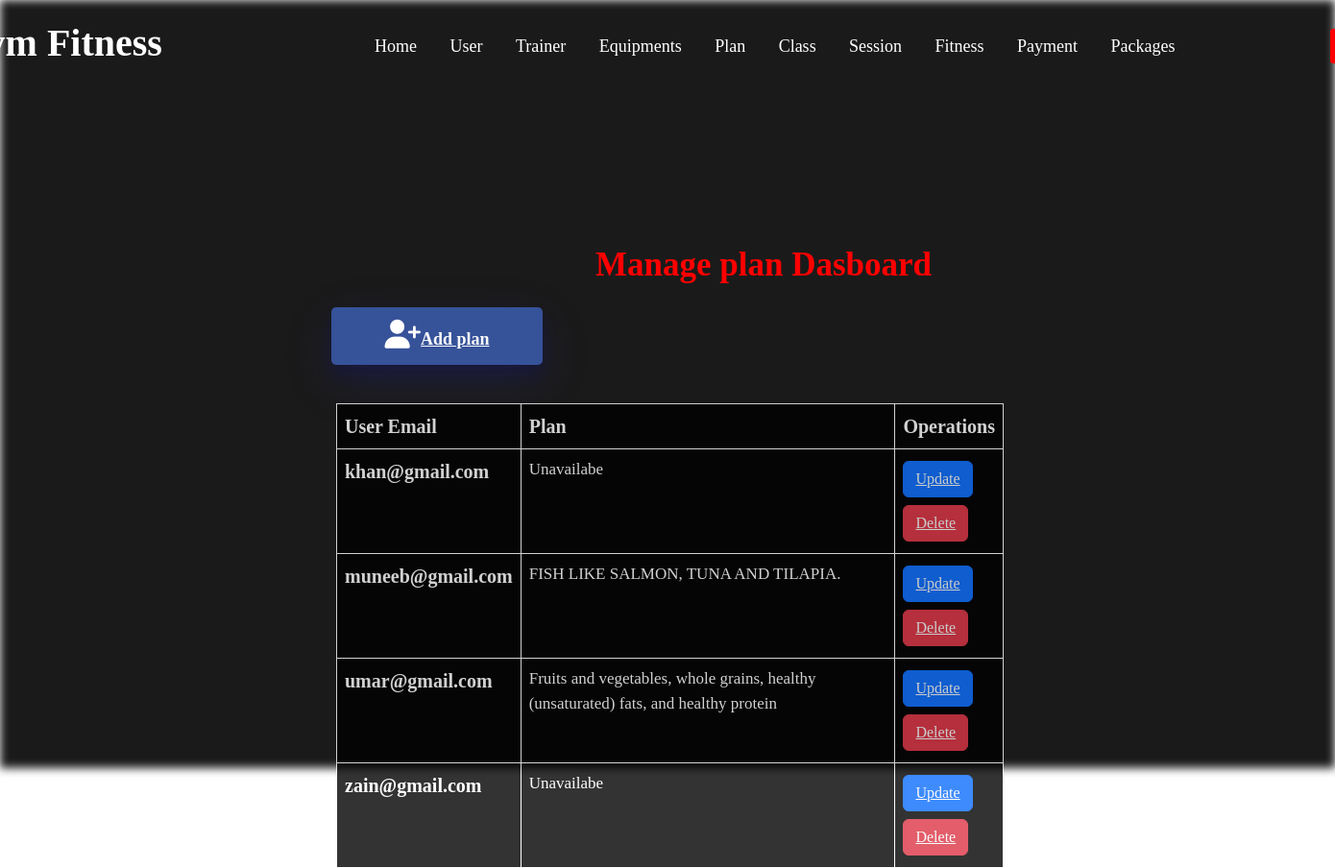
Screenshot of /planData.php with the database file from the repository.
### tables this page shows
CREATE TABLE `plan` (
  `userEmail` varchar(50) NOT NULL,
  `planname` text DEFAULT NULL
);

### planData.php (the view, shortened to what this page needs)
<?php
include "dbconn.php";
?>
<!doctype html>
<html lang="en">
<head>
    <link rel="stylesheet" href="https://cdnjs.cloudflare.com/ajax/libs/font-awesome/6.1.1/css/all.min.css">
    <link href="https://cdn.jsdelivr.net/npm/bootstrap@5.2.0-beta1/dist/css/bootstrap.min.css" rel="stylesheet">
</head>
<body>
    <div class="contact-form">
        <button class="login"><a href="home.php">Log out</button>
        <li class="A"><a href="adminpanel.php">Home</a></li>
        <h2><i class="fa-solid fa-dumbbell" style="font-size:30px;color:red;"></i> Gym Fitness</h2>
        <li><a href="userData.php">User</a></li>
        <li><a class="active" href="trainerData.php">Trainer</a></li>
        <li><a class="active" href="equipmentData.php">Equipments</a></li>
        <li><a class="active" href="planData.php">Plan</a></li>
        <li><a class="active" href="classData.php">Class</a></li>
        <li><a class="active" href="sessionData.php">Session</a></li>
        <li><a class="active" href="fitnessData.php">Fitness</a></li>
        <li><a class="active" href="paymentData.php">Payment</a></li>
        <li><a class="active" href="packageData.php">Packages</a></li>
    </div>
    <div class="container">
        <label class="titl"> Manage plan Dasboard</label>
        <button type="addUser" class="addUserbtn"><a href="planDataIn.php" class="text-light"><i
                    class="fa-solid fa-user-plus" style="font-size:30px;color:white;"></i>Add plan</a></button>
        <table class="table" style="width:50%">
            <thead>
                <tr>
                    <th scope="col">User Email</th>
                    <th scope="col">Plan</th>
                    <th scope="col">Operations</th>
                </tr>
            </thead>
            <tbody>
                <?php
                $sql = "select * from plan";
                $result = mysqli_query($con,$sql);
                if($result){
                    while($row = mysqli_fetch_assoc($result)){
                        $userEmail = $row['userEmail'];
                        $name = $row['planname'];
                        echo '<tr>
                        <th scope="row">'.$userEmail.'</th>
                        <td>'.$name.'</td>
                        <td>
                     <button class = "btn btn-primary my-1"><a href="planDataUpd.php?updname='.$userEmail.'" class = "text-light">Update</a></button><br>
                     <button class = "btn btn-danger my-1"><a href="planDataDel.php?delname='.$userEmail.'"class = "text-light">Delete</a></button><br>
                 </td>
                    </tr>';
                    }
                }
                ?>
            </tbody>
        </table>
    </div>
</body>
</html>

### planData.php (style rules this page uses)
* { box-sizing: border-box; }
body { padding: 0; margin: 0; font-family: 'Poppins', sans-serif; }
body:before { content: ''; position: fixed; width: 100vw; height: 100vh; background: black; background-position: center center; background-image: url(pic.jpg); background-repeat: no-repeat; background-attachment: fixed; background-size: cover; opacity: 0.9; -webkit-filter: blur(5px); -moz-filter: blur(1px); }
.contact-form { display: inline-block; position: absolute; top: 10px; left: 50%; transform: translate(-50%, -50%); width: 1520px; height: 45px; padding: 80px 40px; background: transparent; }
.contact-form h2 { position: absolute; font-family: 'poppins', 'san-serif'; margin: 0; padding: 0 0 20px; top: 91px; font-size: 40px; font-weight: bolder; left: -28px; color: #fff; }
label { font-family: 'poppins', 'san-serif'; margin: 0; padding: 0 0 20px; color: white; position: relative; }
.contact-form li { font-family: 'poppins', 'san-serif'; position: relative; font-size: large; top: 25px; left: 400px; display: inline-block; margin: 0 15px; }
.contact-form li a { text-decoration: none; color: #fff; padding: 5px 0; position: relative; }
.contact-form li a::after { content: ''; background: #ff3d00; width: 0; height: 2px; position: absolute; left: 0; transition: width 0.5s; }
.contact-form .login { top: 100px; position: absolute; width: 90px; left: 1450px; height: 36px; font-size: 18px; font-weight: bold; padding: 10px; border: none; background: red; color: #fff; cursor: pointer; border-radius: 3px; }
table, th, td { padding: 8px; border: 1.23px solid; text-align: middle; }
table { column-width: 10px; position: absolute; top: 420px; left: 350px; opacity: 0.8; border-collapse: collapse; width: 1000px; background: black; }
th { font-family: 'Poppins'; font-size: 20px; background-color: #04AA6D; color: white; }
td { font-family: 'Poppins'; font-size: 17px; background-color: #04AA6D; color: white; }
.container .titl { position: absolute; font-size: 35px; color: red; font-weight: bolder; left: 620px; top: 250px; }
.container .addUserbtn { top: 320px; font-family: 'Poppins'; cursor: pointer; position: absolute; width: 220px; left: 345px; height: 60px; font-weight: bolder; font-size: large; background: #365299; padding: 10px 15px; color: #f5ecec; border-radius: 5px; margin-right: 10px; box-shadow: 0 12px 16px 0 rgba(10, 10, 95, 0.24), 0 17px 50px 0 rgba(73, 75, 199, 0.19); border: none; }

### rows the page displays
plan: userEmail "khan@gmail.com", planname "Unavailabe"
plan: userEmail "muneeb@gmail.com", planname "FISH LIKE SALMON, TUNA AND TILAPIA."
plan: userEmail "umar@gmail.com", planname "Fruits and vegetables, whole grains, healthy (unsaturated) fats, and healthy protein"
plan: userEmail "zain@gmail.com", planname "Unavailabe"
